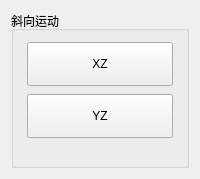
        <widget class="QWidget" name="page_SixAxiesdiagram_Control">
         <layout class="QVBoxLayout" name="verticalLayout_SixAxiesdiagram_Control">
          <item>
           <widget class="QGroupBox" name="groupBox_SixAxiesdiagram_Control">
            <property name="title">
             <string>斜向运动</string>
            </property>
            <layout class="QVBoxLayout" name="verticalLayout_SixAxiesdiagram_Inner">
             <item>
              <widget class="QWidget" name="widget_SixAxiesdiagram_PlaneList" native="true">
               <property name="sizePolicy">
                <sizepolicy hsizetype="Preferred" vsizetype="Preferred">
                 <horstretch>0</horstretch>
                 <verstretch>0</verstretch>
                </sizepolicy>
               </property>
               <layout class="QVBoxLayout" name="verticalLayout_SixAxiesdiagram_Buttons">
                <property name="spacing">
                 <number>8</number>
                </property>
                <property name="leftMargin">
                 <number>4</number>
                </property>
                <property name="topMargin">
                 <number>2</number>
                </property>
                <property name="rightMargin">
                 <number>4</number>
                </property>
                <property name="bottomMargin">
                 <number>2</number>
                </property>
                <item>
                 <widget class="QToolButton" name="btnSixAxisDiagonalXZ">
                  <property name="sizePolicy">
                   <sizepolicy hsizetype="Preferred" vsizetype="Fixed">
                    <horstretch>0</horstretch>
                    <verstretch>0</verstretch>
                   </sizepolicy>
                  </property>
                  <property name="minimumSize">
                   <size>
                    <width>0</width>
                    <height>44</height>
                   </size>
                  </property>
                  <property name="text">
                   <string>XZ</string>
                  </property>
                  <property name="checkable">
                   <bool>true</bool>
                  </property>
                 </widget>
                </item>
                <item>
                 <widget class="QToolButton" name="btnSixAxisDiagonalYZ">
                  <property name="sizePolicy">
                   <sizepolicy hsizetype="Preferred" vsizetype="Fixed">
                    <horstretch>0</horstretch>
                    <verstretch>0</verstretch>
                   </sizepolicy>
                  </property>
                  <property name="minimumSize">
                   <size>
                    <width>0</width>
                    <height>44</height>
                   </size>
                  </property>
                  <property name="text">
                   <string>YZ</string>
                  </property>
                  <property name="checkable">
                   <bool>true</bool>
                  </property>
                 </widget>
                </item>
               </layout>
              </widget>
             </item>
             <item>
              <spacer name="verticalSpacer_SixAxiesdiagram_Bottom">
               <property name="orientation">
                <enum>Qt::Vertical</enum>
               </property>
               <property name="sizeHint" stdset="0">
                <size>
                 <width>20</width>
                 <height>16</height>
                </size>
               </property>
              </spacer>
             </item>
            </layout>
           </widget>
          </item>
         </layout>
        </widget>
